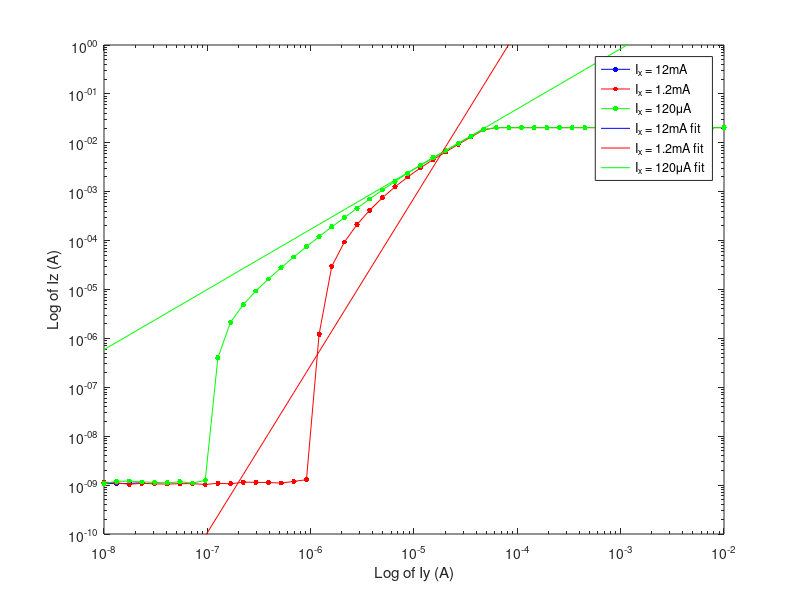

Recreate this plot in MATLAB.
load('Exp2Data.mat') % .mat file
load('Exp3Data.mat') % .mat file
%%
clf
% loglog(Ix250 ,Iz250 ,'Marker','.','MarkerSize',12) % Ix1, Iz1, Marker stuff - I found this looks pretty good
% hold on
% loglog(Ix25k ,Iz25k ,'Marker','.','MarkerSize',12) % Ix2, Iz2, Marker stuff - I found this looks pretty good
% loglog(Ix2k ,Iz2k ,'Marker','.','MarkerSize',12) % Ix3, Iz3, Marker stuff - I found this looks pretty good
% xlabel('Log of Ix (A)')
% ylabel('Log of Iz (A)')
% 
% legend('250','25k','2k') % name them, probably something to do with each value of Iy

loglog(Ix1,-Iz1 ,'b','Marker','.','MarkerSize',12) % Ix1, Iz1, Marker stuff - I found this looks pretty good
hold on
loglog(Ix2,-Iz2,'r','Marker','.','MarkerSize',12) % Ix2, Iz2, Marker stuff - I found this looks pretty good
loglog(Ix3,-Iz3,'g','Marker','.','MarkerSize',12) % Ix3, Iz3, Marker stuff - I found this looks pretty good
xlabel('Log of Ix (A)')
ylabel('Log of Iz (A)')

Iz1theo1 = sqrt(Ix1.*(10^-3));
Iz2theo1 = sqrt(Ix1.*(10^-4));
Iz3theo1 = sqrt(Ix1.*(10^-5));

loglog(Ix1,Iz1theo1,'b')
loglog(Ix1,Iz2theo1,'r')
loglog(Ix1,Iz3theo1,'g')

legend('I_y = 1mA','I_y = 100\muA','I_y = 10\muA', 'I_z = sqrt(I_x*1mA)', 'I_z = sqrt(I_x*100\muA)', 'I_z = sqrt(I_x*10\muA)') % name them, probably something to do with each value of Iy




%%
clf

loglog(Iy1source,-Iz1source,'b','Marker','.','MarkerSize',12) % Iy1, Iz1, Marker stuff - I found this looks pretty good
hold on
loglog(Iy1source,-Iz2source,'r','Marker','.','MarkerSize',12) % Iy2, Iz2, Marker stuff - I found this looks pretty good
loglog(Iy1source,-Iz3source,'g','Marker','.','MarkerSize',12) % Iy3, Iz3, Marker stuff - I found this looks pretty good
xlabel('Iy (A)')
ylabel('Iz (A)')

% Iz1theo2 = sqrt((3/250)*(Iy1source));
% Iz2theo2 = sqrt((3/2500)*(Iy1source));
% Iz3theo2 = sqrt((3/25000)*(Iy1source));

p1 = polyfit(Iy1source(1:15),-Iz1source(1:15),1);
y1 = polyval(p1,Iy1source);
p2 = polyfit(Iy2source(1:15),-Iz2source(1:15),1);
y2 = polyval(p2, Iy2source);
p3 = polyfit(Iy3source(1:15),-Iz3source(1:15),1);
y3 = polyval(p3, Iy3source);


loglog(Ix1,y1,'b')
loglog(Ix1,y2,'r')
loglog(Ix1,y3,'g')

ylim([10e-6,10e-2])
legend('I_x = 12mA','I_x = 1.2mA','I_x = 120\muA', 'I_x = 12mA fit', 'I_x = 1.2mA fit', 'I_x = 120\muA fit') % name them, probably something to do with each value of Ix


%%
clf
loglog(Ix250 , -Iz250 ,'b.','MarkerSize',12) % Iy1, Iz1, Marker stuff - I found this looks pretty good
hold on
loglog(Ix25k ,-Iz25k ,'r.','MarkerSize',12) % Iy2, Iz2, Marker stuff - I found this looks pretty good
loglog(Ix2k , -Iz2k,'g.','MarkerSize',12) % Iy3, Iz3, Marker stuff - I found this looks pretty good

% g1 = (log(Ix250).^2)./0.001;
% g2 = (log(Ix2k).^2)./1e-4;
% 
% 
% loglog(Ix250,g1,'b*')
% loglog(Ix250,exp(g2),'r')


xlabel('Ix (A)')
ylabel('Iz (A)')
% 
% Iz1theo3 = (Ix250.^2)/(10^-3);
% Iz2theo3 = (Ix2k.^2)/(10^-4);
% Iz3theo3 = (Ix25k.^2)/(10^-5);
% 
% loglog(Ix250,(Iz1theo3),'b')
% loglog(Ix2k,(Iz2theo3),'r')

p4 = polyfit(log(Ix250) ,log(-Iz250),2);
y4 = polyval(p4,log(Ix250));
p5 = polyfit(log(Ix25k) ,log(-Iz25k),2);
y5 = polyval(p5, log(Ix25k));
p6 = polyfit(log(Ix2k) , log(-Iz2k),2);
y6 = polyval(p6, log(Ix2k));

loglog(Ix250,exp(y4),'b')
hold on
loglog(Ix2k,exp(y5),'r')
loglog(Ix25k,exp(y6),'g')

legend('I_y = 1mA','I_y = 100\muA','I_y = 10\muA', 'I_y = 1mA fit', 'I_y = 100\muA fit', 'I_y = 10\muA fit') % name them, probably something to do with each value of Iy


%%
clf

loglog(Iy1source,-Iz250Si, 'b','Marker','.','MarkerSize',12) % Ix1, Iz1, Marker stuff - I found this looks pretty good
hold on
loglog(Iy2source,-Iz2kSi,'r','Marker','.','MarkerSize',12) % Ix2, Iz2, Marker stuff - I found this looks pretty good
loglog(Iy3source,-Iz25kSi, 'g','Marker','.','MarkerSize',12) % Ix3, Iz3, Marker stuff - I found this looks pretty good

xlabel('Log of Iy (A)')
ylabel('Log of Iz (A)')
% 
% Iz1theo4 = (Ix250Si.^2)/(3/250);
% Iz2theo4 = (Ix250Si.^2)/(3/2500);
% Iz3theo4 = (Ix250Si.^2)/(3/25000);

% Iz1theo4 = (.00012^2)./Iy1source;
% loglog(Iy1source,exp(Iz1theo4),'c*')


p7 = polyfit(log(Ix250Si(3:33)),log(-Iz250Si(3:33)),1);
y7 = polyval(p7,log(Ix250Si));
p8 = polyfit(log(Ix2kSi(15:32)),log(-Iz2kSi(15:32)),1);
y8 = polyval(p8,log(Ix2kSi));
p9 = polyfit(log(Ix25kSi(25:30)),log(-Iz25kSi(25:30)),1);
y9 = polyval(p9,log(Ix25kSi));

loglog(Ix250Si,exp(y7),'b')
loglog(Ix2kSi,exp(y8),'r')
loglog(Ix25kSi,exp(y9),'g')
ylim([10e-11,10e-1])
legend('I_x = 12mA','I_x = 1.2mA','I_x = 120\muA', 'I_x = 12mA fit', 'I_x = 1.2mA fit', 'I_x = 120\muA fit') % name them, probably something to do with each value of Iy



